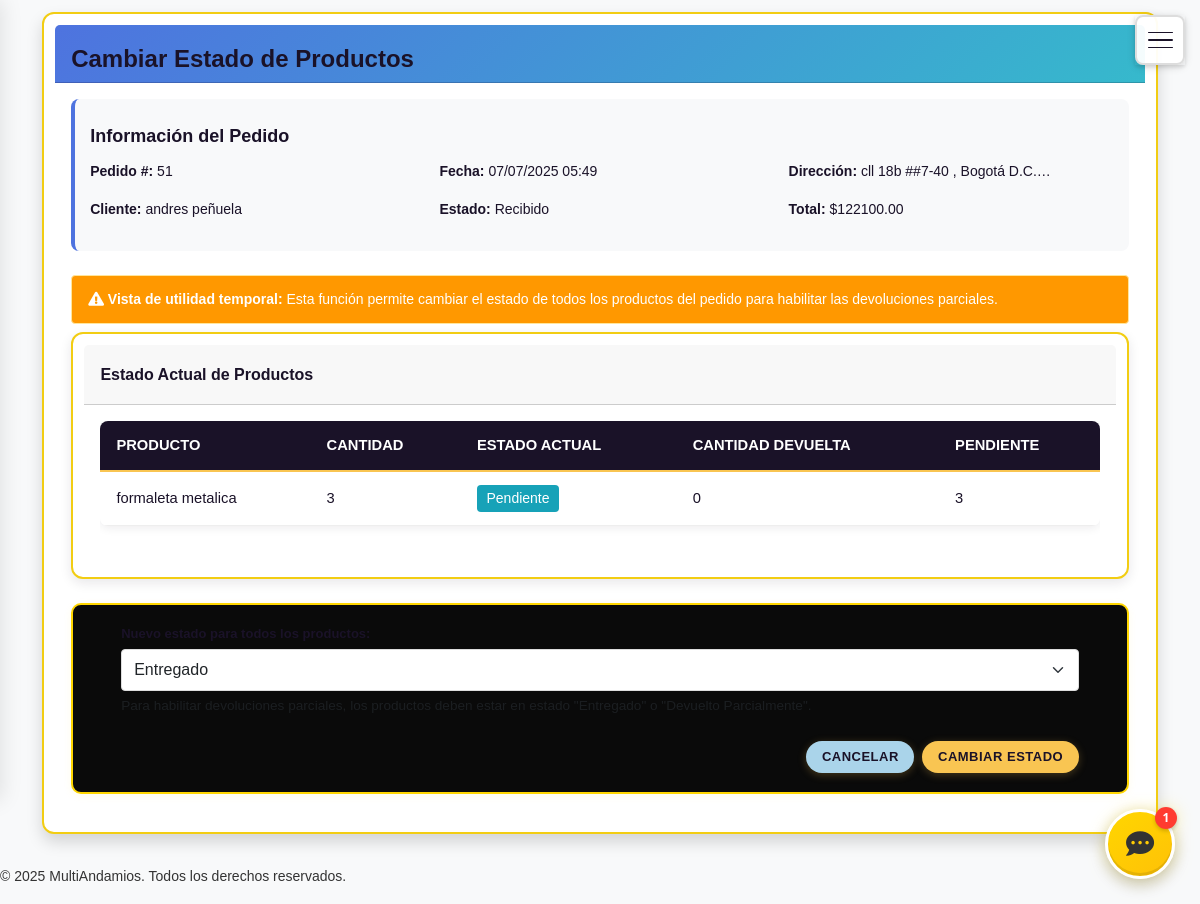
The page /panel/51/cambiar-estado-productos/ (signed in) on the database its author committed.
### pedidos/models.py (models this page shows, shortened)
class Pedido(models.Model):
    ESTADO_CHOICES = (
        ('pendiente_pago', 'Pendiente de Pago'),
        ('procesando_pago', 'Procesando Pago'),
        ('pagado', 'Pagado'),
        ('pago_vencido', 'Pago Vencido'),
        ('pago_rechazado', 'Pago Rechazado'),
        ('en_preparacion', 'En Preparación'),
        ('listo_entrega', 'Listo para Entrega'),
        ('en_camino', 'En Camino'),
        ('entregado', 'Entregado'),
        ('recibido', 'Recibido'),
        ('programado_devolucion', 'Programado para Devolución'),
        ('cancelado', 'Cancelado'),
        ('CERRADO', 'Cerrado'),  # Agregar este estado que se usa en las vistas
    )
    id_pedido = models.AutoField(primary_key=True)
    cliente = models.ForeignKey('usuarios.Cliente', on_delete=models.CASCADE, null=True, blank=True)  # Keep nullable for now
    fecha = models.DateTimeField(auto_now_add=True)
    fecha_limite_pago = models.DateTimeField(null=True, blank=True)  # Keep nullable for now
    estado_pedido_general = models.CharField(max_length=50, choices=ESTADO_CHOICES, default='pendiente_pago')
    direccion_entrega = models.TextField()
    subtotal = models.DecimalField(max_digits=10, decimal_places=2, default=0)
    iva = models.DecimalField(max_digits=10, decimal_places=2, default=0)
    costo_transporte = models.DecimalField(max_digits=10, decimal_places=2, default=0)
    total = models.DecimalField(max_digits=10, decimal_places=2, default=0)
    notas = models.TextField(blank=True, null=True)
    duracion_renta = models.IntegerField(default=1)
    fecha_pago = models.DateTimeField(null=True, blank=True)
    fecha_entrega = models.DateTimeField(null=True, blank=True, verbose_name='Fecha de Entrega')
    metodo_pago = models.CharField(max_length=50, null=True, blank=True)
    fecha_devolucion_programada = models.DateTimeField(null=True, blank=True)
    ref_pago = models.CharField(max_length=100, null=True, blank=True, help_text="Referencia del pago")
    class Meta:
        ordering = ['-fecha']
        verbose_name = 'Pedido'
        verbose_name_plural = 'Pedidos'

class DetallePedido(models.Model):
    ESTADO_CHOICES = [
        ('pendiente', 'Pendiente'),
        ('en_preparacion', 'En Preparación'),
        ('listo_entrega', 'Listo para Entrega'),
        ('entregado', 'Entregado'),
        ('devuelto_parcial', 'Devuelto Parcialmente'),
        ('devuelto', 'Devuelto'),
        ('cancelado', 'Cancelado'),
    ]
    pedido = models.ForeignKey(Pedido, related_name='detalles', on_delete=models.CASCADE)
    producto = models.ForeignKey('productos.Producto', on_delete=models.CASCADE)
    cantidad = models.PositiveIntegerField()
    precio_diario = models.DecimalField(max_digits=10, decimal_places=2, verbose_name='Precio por día', default=0)
    dias_renta = models.PositiveIntegerField(verbose_name='Días de renta', default=1)
    subtotal = models.DecimalField(max_digits=10, decimal_places=2)
    fecha_entrega = models.DateTimeField(null=True, blank=True)
    fecha_devolucion = models.DateTimeField(null=True, blank=True)
    estado = models.CharField(max_length=50, choices=ESTADO_CHOICES, default='pendiente')
    notas = models.TextField(blank=True, null=True)
    cantidad_devuelta = models.PositiveIntegerField(default=0, help_text="Cantidad de productos que ya han sido devueltos")
    renta_extendida = models.BooleanField(default=False, help_text="Indica si la renta ha sido extendida para los productos restantes")
    def get_estado_display(self):
        return dict(self.ESTADO_CHOICES).get(self.estado, self.estado)
    class Meta:
        verbose_name = 'Detalle de Pedido'
        verbose_name_plural = 'Detalles de Pedidos'
    @property
    def cantidad_pendiente_devolucion(self):
        return self.cantidad - self.cantidad_devuelta

### usuarios/models.py (models this page shows, shortened)
class Cliente(models.Model):
    usuario = models.OneToOneField(Usuario, on_delete=models.CASCADE, related_name='cliente')
    telefono = models.CharField(max_length=50)
    direccion = models.CharField(max_length=255, blank=True, null=True)

class Usuario(AbstractUser):
    ROLES = (
        ('admin', 'Administrador'),
        ('empleado', 'Empleado'),
        ('recibos_obra', 'Empleado de Recibos de Obra'),
        ('cliente', 'Cliente'),
    )
    numero_identidad = models.CharField(max_length=20, unique=True, null=True, blank=True, verbose_name='Número de Identidad')  # Permite nulos temporalmente
    rol = models.CharField(max_length=20, choices=ROLES, default='cliente')
    direccion_texto = models.CharField(max_length=255, blank=True, null=True, verbose_name='Dirección (texto)')
    puede_gestionar_productos = models.BooleanField(default=False, verbose_name='Puede gestionar productos')
    puede_gestionar_pedidos = models.BooleanField(default=False, verbose_name='Puede gestionar pedidos')
    puede_gestionar_recibos = models.BooleanField(default=False, verbose_name='Puede gestionar recibos de obra')
    puede_gestionar_clientes = models.BooleanField(default=False, verbose_name='Puede gestionar clientes')
    puede_ver_reportes = models.BooleanField(default=False, verbose_name='Puede ver reportes')
    puede_gestionar_inventario = models.BooleanField(default=False, verbose_name='Puede gestionar inventario')
    puede_procesar_pagos = models.BooleanField(default=False, verbose_name='Puede procesar pagos')
    activo = models.BooleanField(default=True, verbose_name='Usuario activo')

### productos/models.py (models this page shows, shortened)
class Producto(models.Model):
    id_producto = models.AutoField(primary_key=True)
    nombre = models.CharField(max_length=255)
    descripcion = models.TextField(blank=True, null=True)
    precio_diario = models.DecimalField(
        max_digits=10,
        decimal_places=2,
        verbose_name='Precio por día',
        help_text='Precio de renta por día en pesos',
        default=0
    )
    dias_minimos_renta = models.PositiveIntegerField(
        default=1,
        verbose_name='Días mínimos de renta',
        help_text='Número mínimo de días consecutivos que se debe rentar este producto'
    )
    peso = models.DecimalField(
        max_digits=8,
        decimal_places=2,
        default=0.00,
        verbose_name='Peso individual (kg)',
        help_text='Peso en kilogramos de una unidad del producto'
    )
    cantidad_disponible = models.PositiveIntegerField()
    cantidad_reservada = models.PositiveIntegerField(default=0)
    cantidad_en_renta = models.PositiveIntegerField(default=0)
    imagen = models.ImageField(upload_to='productos/', blank=True, null=True)
    activo = models.BooleanField(default=True)

### pedidos/views_devoluciones.py (the view, shortened to what this page needs)
# urls.py: path('<int:pedido_id>/cambiar-estado-productos/', views_devoluciones.cambiar_estado_productos_pedido, name='cambiar_estado_productos_pedido'),
@login_required
def cambiar_estado_productos_pedido(request, pedido_id):
    if not request.user.is_staff:
        messages.error(request, "No tienes permisos para realizar esta acción.")
        return redirect('usuarios:inicio')
    pedido = get_object_or_404(Pedido, id_pedido=pedido_id)
    return render(request, 'pedidos/cambiar_estado_productos.html', {
        'pedido': pedido,
        'estados': DetallePedido.ESTADO_CHOICES,
    })

### usuarios/templatetags/carrito_tags.py (called while the page is built)
@register.simple_tag(takes_context=True)
def get_carrito_total(context):
    request = context['request']
    if request.user.is_authenticated:
        return CarritoItem.objects.filter(usuario=request.user).count()
    return 0

### pedidos/templates/pedidos/cambiar_estado_productos.html (shortened to what this page needs)
{% extends 'base.html' %}
{% block content %}
<div class="card shadow">
    <div class="card-header bg-gradient-primary-to-secondary text-white">
        <h1 class="mb-0">Cambiar Estado de Productos</h1>
    </div>
    <div class="card-body">
        <div class="info-box mb-4">
            <h3>Información del Pedido</h3>
            <div class="row">
                <div class="col-md-4">
                    <p><strong>Pedido #:</strong> {{ pedido.id_pedido }}</p>
                    <p><strong>Cliente:</strong> {{ pedido.cliente.usuario.get_full_name }}</p>
                </div>
                <div class="col-md-4">
                    <p><strong>Fecha:</strong> {{ pedido.fecha|date:"d/m/Y H:i" }}</p>
                    <p><strong>Estado:</strong> {{ pedido.get_estado_pedido_general_display }}</p>
                </div>
                <div class="col-md-4">
                    <p><strong>Dirección:</strong> {{ pedido.direccion_entrega|truncatechars:30 }}</p>
                    <p><strong>Total:</strong> ${{ pedido.total|floatformat:2 }}</p>
                </div>
            </div>
        </div>
        <div class="alert alert-warning">
            <i class="fas fa-exclamation-triangle"></i>
            <strong>Vista de utilidad temporal:</strong> Esta función permite cambiar el estado de todos los productos del pedido para habilitar las devoluciones parciales.
        </div>
        <div class="card mb-4">
            <div class="card-header">
                <h4>Estado Actual de Productos</h4>
            </div>
            <div class="card-body">
                <div class="table-responsive">
                    <table class="table table-hover">
                        <thead>
                            <tr>
                                <th>Producto</th>
                                <th>Cantidad</th>
                                <th>Estado Actual</th>
                                <th>Cantidad Devuelta</th>
                                <th>Pendiente</th>
                            </tr>
                        </thead>
                        <tbody>
                            {% for detalle in pedido.detalles.all %}
                            <tr>
                                <td>{{ detalle.producto.nombre }}</td>
                                <td>{{ detalle.cantidad }}</td>
                                <td>
                                    <span class="badge badge-info">{{ detalle.get_estado_display }}</span>
                                </td>
                                <td>{{ detalle.cantidad_devuelta }}</td>
                                <td>{{ detalle.cantidad_pendiente_devolucion }}</td>
                            </tr>
                            {% endfor %}
                        </tbody>
                    </table>
                </div>
            </div>
        </div>
        <form method="post" class="form">
            <div class="form-group mb-3">
                <label for="nuevo_estado">Nuevo estado para todos los productos:</label>
                <select class="form-select" name="nuevo_estado" id="nuevo_estado" required>
                    {% for valor, display in estados %}
                    <option value="{{ valor }}" {% if valor == 'entregado' %}selected{% endif %}>{{ display }}</option>
                    {% endfor %}
                </select>
                <small class="form-text text-muted">
                    Para habilitar devoluciones parciales, los productos deben estar en estado "Entregado" o "Devuelto Parcialmente".
                </small>
            </div>
            <div class="d-flex justify-content-end mt-4">
                <a href="{% url 'pedidos:detalle_pedido' pedido.id_pedido %}" class="btn btn-secondary me-2">
                    Cancelar
                </a>
                <button type="submit" class="btn btn-primary" onclick="return confirm('¿Estás seguro de cambiar el estado de todos los productos?')">
                    Cambiar Estado
                </button>
            </div>
        </form>
    </div>
</div>
{% endblock %}

### static/estilos.css (style rules this page uses)
body { font-family: 'Inter', sans-serif; background: #ffffff92; color: #1A1228; margin: 0; padding: 0; font-size: 0.875rem; line-height: 1.25; -webkit-text-size-adjust: 100%; -webkit-font-smoothing: antialiased; }
h1, h2, h3, h4, h5, h6 { color: #1A1228; margin-top: 0.75rem; margin-bottom: 0.75rem; font-weight: 600; line-height: 1.2; }
h1 { font-size: 1.5rem; }
h3 { font-size: 1.125rem; }
h4 { font-size: 1rem; }
button, .btn { font-size: 0.8125rem; padding: 0.4em 1.2em; border-radius: 50px; box-shadow: 0 2px 8px rgba(249, 197, 82, 0.25); text-transform: uppercase; letter-spacing: 0.5px; transition: all 0.2s; font-weight: 600; display: inline-flex; align-items: center; justify-content: center; gap: 4px; min-height: 32px; background-color: #F9C552; color: #1A1228; border: none; cursor: pointer; }
.card { background: #000000; border: none; border-left: 3px solid #FFD600; border-radius: 12px; box-shadow: 0 4px 16px rgba(0,0,0,0.2); padding: 0.75rem 1rem; margin-bottom: 1rem; }
input, select, textarea { border-radius: 6px; border: 1px solid transparent; background: #ffffff; padding: 0.3rem 0.5rem; color: #fff; transition: border 0.2s, box-shadow 0.2s; font-size: 0.8125rem; min-height: 32px; max-width: 100%; }
html, body { height: 100%; overflow-x: hidden; }
.card, .card-welcome, .card-terms, .card-featured, .card-productos, .card-carrito, .card-login, .card-clientes, .card-pedidos, .card-admin-productos { border: 2.5px solid #f2cd13; box-shadow: 0 4px 24px rgba(255,214,0,0.10), 0 1.5px 8px rgba(0,0,0,0.10); margin-bottom: 1.2rem; background-clip: padding-box; padding: 0.7rem; }
.table-responsive { overflow-x: auto; }
.table { width: 100%; border-collapse: collapse; background: #1e1e1e; border-radius: 8px; overflow: hidden; margin-bottom: 1.5rem; font-size: 0.92rem; }
.table th, .table td { padding: 0.8rem 1rem; border-bottom: 1px solid #444; color: #eee; }
.table th { background: #333; color: #fdd835; text-transform: uppercase; }
form, .search-form, .login-form, .admin-productos-form { border: 2px solid #FFD600; border-radius: 10px; padding: 1.2rem 3rem; background: #0a0a0aff; margin-bottom: 0.7rem; box-shadow: 0 2px 8px rgba(255,214,0,0.08); }
.alert { padding: 0.75rem 1rem; margin-bottom: 0.5rem; border-radius: 4px; color: #fff; }
.alert-warning { background-color: #ff9800; }
.table td { vertical-align: middle; }
.badge { display: inline-block; padding: 0.3em 1em; border-radius: 12px; font-size: 1em; font-weight: bold; color: #111; background: #FFD600; }
button, .btn, nav a, .card, .logo { transition: all 0.2s cubic-bezier(.4,0,.2,1); }
.card, .main-header { box-shadow: 0 2px 8px rgba(0,0,0,0.15); }
.form-group { margin-bottom: 0.75rem; }
.form-group label { display: block; margin-bottom: 0.25rem; font-size: 0.8125rem; font-weight: 600; }
.form-group small { display: block; margin-top: 4px; font-size: 0.85rem; color: #666; }
.form-group label { font-weight: 600; margin-bottom: 4px; display: block; }
.form-group input[type="number"], .form-group input[type="text"], .form-group select { width: 100%; padding: 8px 12px; border: 1px solid #ddd; border-radius: 4px; font-size: 1rem; }

### static/css/theme-colors.css (style rules this page uses)
body { color: #1A1228; }
h1, h2, h3, h4, h5, h6 { color: #1A1228; }
button, .btn { background-color: #F9C552; color: #1A1228; box-shadow: 0 2px 8px rgba(249, 197, 82, 0.25); border: none; }
.btn-primary { background-color: #F9C552; color: #1A1228; }
.btn-secondary { background-color: #AAD4EA; color: #1A1228; }
.card { background: white; color: #1A1228; box-shadow: 0 4px 12px rgba(26, 18, 40, 0.1); }
.table { background: white; box-shadow: 0 2px 10px rgba(26, 18, 40, 0.08); }
.table th, .table td { border-bottom: 1px solid #eee; color: #1A1228; }
.table th { background: #1A1228; color: white; border-bottom: 2px solid #F9C552; }
input, textarea, select { border: 2px solid #AAD4EA; color: #1A1228; }

### pedidos/templates/pedidos/cambiar_estado_productos.html (style rules this page uses)
.info-box { background-color: #f8f9fa; border-radius: 8px; padding: 15px; border-left: 4px solid #4e73df; }
.bg-gradient-primary-to-secondary { background: linear-gradient(135deg, #4e73df 0%, #36b9cc 100%); }
.form-control, .form-select { border-radius: 4px; border: 1px solid #d1d3e2; }
.badge { padding: 0.4rem 0.6rem; border-radius: 4px; font-weight: normal; font-size: 0.875rem; }
.badge-info { background-color: #17a2b8; color: #fff; }

### rows shown on the page
Pedido: id_pedido "51", cliente.usuario.get_full_name "andres peñuela", fecha "07/07/2025 05:49", estado_pedido_general "Recibido", direccion_entrega "cll 18b ##7-40 , Bogotá D.C.…", total "122100.00"
DetallePedido: producto.nombre "formaleta metalica", cantidad "3", estado "Pendiente", cantidad_devuelta "0", cantidad_pendiente_devolucion "3"

### other values the page prints
form field nuevo_estado "Entregado"
